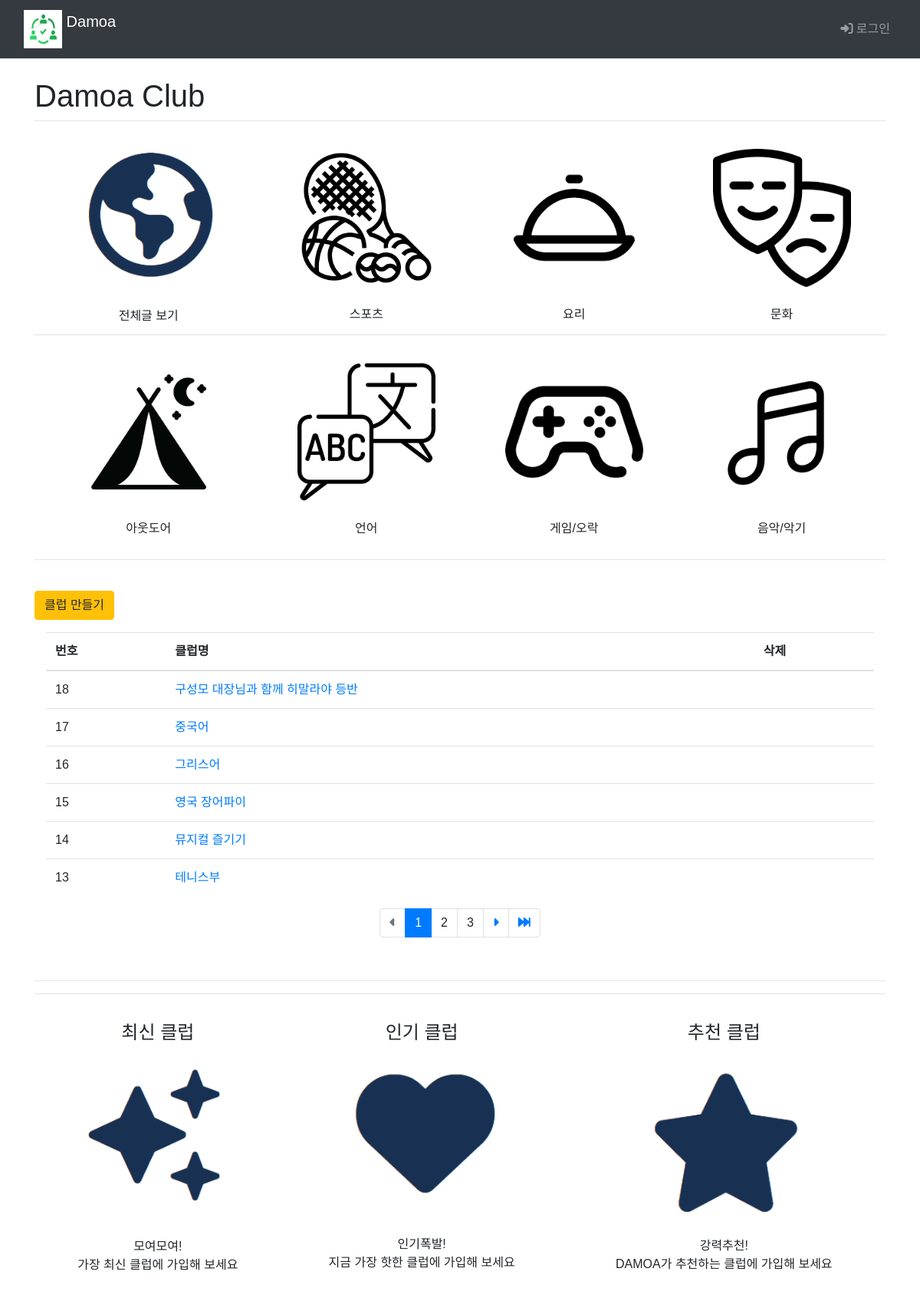
Before: /main/ with the older database file.
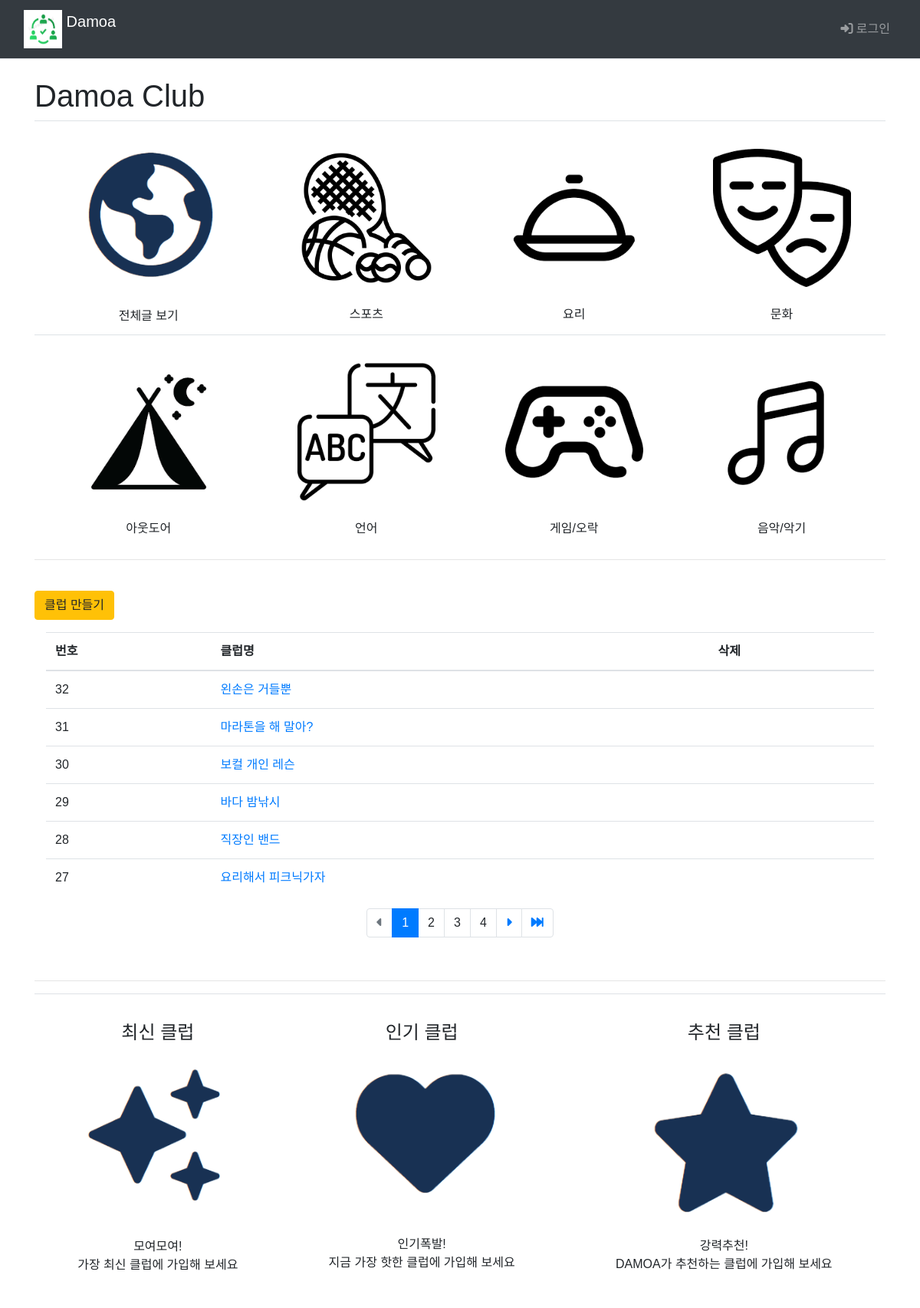
After: the same page with the newer database file.
### main/models.py (models this page shows, shortened)
class Club(models.Model):
    class category(models.TextChoices):
        from django.utils.translation import gettext_lazy as _
        COOK = 'CK', _('Cook')
        CULTURE = 'CT', _('Culture')
        GAME = 'GA', _('Game')
        LANGUAGE = 'LA', _('Language')
        MUSIC = 'MU', _('Music')
        OUTDOOR = 'OD', _('Outdoor')
        SPORTS = 'SP', _('Sports')
    category = models.CharField(
        max_length=10,
        choices = category.choices,
        null=True
    )
    name=models.TextField('클럽이름')
    author = models.ForeignKey(settings.AUTH_USER_MODEL, on_delete=models.CASCADE, default=1, null=True, related_name='author_club')

### main/views.py (the view)
# urls.py: path("", include('main.urls')),  # / 페이지에 해당하는 urlpatterns
def main(request):
    club_list=Club.objects.order_by('-id')
    page = request.GET.get('page', '1')  # 페이지
    paginator = Paginator(club_list, 6)  # 페이지당 6개
    page_obj = paginator.get_page(page)
    context={'club_list':page_obj, 'page':page}
    return render(request, 'main/main.html', context)

### templates/main/main.html (shortened to what this page needs)
{% extends 'base.html' %}
{% load static %}
{% block content %}
  <div class="container">
    <br>
    <h1>Damoa Club</h1>
    <table class="table">
      <tbody style="text-align: center;">
        <tr>
          <td>
            <br>
            <a href="{% url 'main:board_list'%}" style="display: block;">
              <img src="{% static 'img/gallery/all.png' %}" style="width: 200px; height: auto;">
              </a>
              <br>전체글 보기
          </td>
          <td>
            <br>
            <a href="{% url 'main:board_list'%}?category=SP" style="display: block;">
              <img src="{% static 'img/gallery/sports.png' %}" style="width: 180px; height: auto;">
            </a>
            <br>스포츠
          </td>
          <td>
            <br>
            <a href="{% url 'main:board_list'%}?category=CK" style="display: block;">
              <img class="club" src="{% static 'img/gallery/cook.png' %}" style="width: 180px; height: auto;">
            </a>
            <br>요리
          </td>
          <td>
            <br>
            <a href="{% url 'main:board_list'%}?category=CT" style="display: block;">
              <img class="club" src="{% static 'img/gallery/culture.png' %}" style="width: 180px; height: auto;">
            </a>
            <br>문화
          </td>
        </tr>
        <tr>
          <td>
            <br>
            <a href="{% url 'main:board_list'%}?category=OD" style="display: block;">
              <img class="club" src="{% static 'img/gallery/outdoor.png' %}" style="width: 180px; height: auto;">
            </a>
            <br>아웃도어
          </td>
          <td>
            <br>
            <a href="{% url 'main:board_list'%}?category=LA" style="display: block;">
              <img class="club" src="{% static 'img/gallery/language.png' %}" style="width: 180px; height: auto;">
            </a>
            <br>언어
          </td>
          <td>
            <br>
            <a href="{% url 'main:board_list'%}?category=GA" style="display: block;">
              <img class="club" src="{% static 'img/gallery/game.png' %}" style="width: 180px; height: auto;">
            </a>
            <br>게임/오락
          </td>
          <td>
            <br>
            <a href="{% url 'main:board_list'%}?category=MU" style="display: block;">
              <img class="club" src="{% static 'img/gallery/music.png' %}" style="width: 180px; height: auto;">
            </a>
            <br>음악/악기
          </td>
        </tr>
      </tbody>
    </table>
    <hr>
<br>
    <div>
      <a href="{%url 'main:club_create' %}" class="btn btn-warning">클럽 만들기</a>
      <div class="container">
        <table class="table">
          <thead>
            <tr class="thead-blue">
              <th>번호</th>
              <th>클럽명</th>
              <th>삭제</th>
            </tr>
          </thead>
          <tbody>
            {% if club_list %}
              {% for club in club_list %}
                <tr>
                  <td>{{club.id}}</td>
                  <td>
                    <a href="{% url 'main:board_list'%}?kw={{ club.name }}">{{club.name}}</a>
                  </td>
                  <td>
                  </td>
                </tr>
              {% endfor %}
            {% else %}
              <tr>
                게시글이 없습니다.
              </tr>
            {% endif %}
          </tbody>
        </table>
        <ul class="pagination justify-content-center">
          {% if club_list.has_previous %}
            <li class="page-item">
              <a class="page-link" href="?page=1" data-page="1">
                <i class="fa-solid fa-backward-fast"></i>
              </a>
            </li>
            <li class="page-item">
              <a class="page-link" href="?page={{ club_list.previous_page_number }}">
                <i class="fa-solid fa-caret-left"></i>
              </a>
            </li>
          {% else %}
            <li class="page-item disabled">
              <a class="page-link" tabindex="-1" aria-disabled="true" href="#">
                <i class="fa-solid fa-caret-left"></i>
              </a>
            </li>
          {% endif %}
          {% for page_number in club_list.paginator.page_range %}
          {% if page_number >= club_list.number|add:-3 and page_number <= club_list.number|add:3 %}
            {% if page_number == club_list.number %}
              <li class="page-item active" aria-current="page">
                <a class="page-link" data-page="{{ page_number }}">
                  {{ page_number }}
                </a>
              </li>
            {% else %}
              <li class="" page-item="page-item">
                <a class="page-link" data-page="{{ page_number }}">
                  {{ page_number }}
                </a>
              </li>
            {% endif %}
          {% endif %}
          {% endfor %}
          {% if club_list.has_next %}
            <li class="page-item">
              <a class="page-link" href="?page={{ club_list.next_page_number }}">
                <i class="fa-solid fa-caret-right"></i>
              </a>
            </li>
            <li class="page-item">
              <a class="page-link" href="?page={{ club_list.paginator.num_pages }}">
                <i class="fa-solid fa-forward-fast"></i>
              </a>
            </li>
          {% else %}
            <li class="page-item disabled">
              <a class="page-link" tabindex="-1" aria-disabled="true" href="#">
                <i class="fa-solid fa-caret-right"></i>
              </a>
            </li>
          {% endif %}
        </ul>
      </div>
    </div>
<br>
    <hr style="color: black; size: 3px;">
    <table class="table" style="text-align: center;">
      <td>
        <div>
          <div class="icon-box">
            <br><h4>최신 클럽<br><br>
              <a href="{% url 'main:board_list'%}?so=recent" style="display: block;">
                <img src="{% static 'img/new.png' %}" style="width: 210px; height: auto;"></a>
            </h4>
            <br>
            <p>모여모여!<br>가장 최신 클럽에 가입해 보세요</p>
          </div>
        </div>
      </td>
      <td>
        <div>
          <div class="icon-box">
            <br><h4>인기 클럽<br><br>
              <a href="{% url 'main:board_list'%}?so=popular" style="display: block;">
                <img src="{% static 'img/heart.png' %}" style="width: 215px; height: auto;"></a>
            </h4>
            <br>
            <p>인기폭발!<br>지금 가장 핫한 클럽에 가입해 보세요</p>
          </div>
        </div>
      </td>
      <td>
        <div>
          <div class="icon-box">
            <br><h4>추천 클럽<br><br>
              <a href="{% url 'main:board_list'%}?so=recommend" style="display: block;">
                <img src="{% static 'img/star.png' %}" style="width: 200px; height: auto;"></a>
            </h4>
            <p>강력추천!<br>DAMOA가 추천하는 클럽에 가입해 보세요</p>
          </div>
        </div>
      </td>
    </table>
  {% endblock %}

### templates/base.html (shortened to what this page needs)
{% load static %}
<!DOCTYPE html>
<html lang="ko">
  <head>
    <link rel="stylesheet" type="text/css" href="{% static 'bootstrap.min.css' %}">
    <link rel="stylesheet" type="text/css" href="{% static 'style.css' %}">
    <link rel="stylesheet" href="https://cdnjs.cloudflare.com/ajax/libs/font-awesome/6.3.0/css/all.min.css"/>
  </head>
  <body>
    <nav class="navbar navbar-expand-sm navbar-dark bg-dark border-bottom">
      <div class="container-fluid">
        {% if user.is_authenticated %}
          <a class="navbar-brand" href="{% url 'main:main' %}">
            <img src="{% static 'img/damoa logo.png' %}" width="50px" height="50px" class="d-inline-block align-top" alt="Logo">
            Damoa
          </a>
        {% else %}
          <a class="navbar-brand" href="{% url 'main:index' %}">
            <img src="{% static 'img/damoa logo.png' %}" width="50px" height="50px" class="d-inline-block align-top" alt="Logo">
            Damoa
          </a>
        {% endif %}
        <div class="collapse navbar-collapse justify-content-end" id="navbarNav" align="right">
          <ul class="navbar-nav">
            <li class="nav-item">
              {% if user.is_authenticated %}
                <a class="nav-link justify-content-end" href="{% url 'common:logout' %}">
                  <i class="fa-solid fa-right-from-bracket"></i>
                  {{ user.name }}
                  (로그아웃)
                </a>
                <span style="color: blue;">
                  <a class="nav-link justify-content-end" href="{% url 'common:re_password' %}">
                    <i class="fa-solid fa-gear"></i>
                    비밀번호 재설정</a>
                </span>
              {% else %}
                <a class="nav-link justify-content-end" href="{% url 'common:login' %}">
                  <i class="fa-solid fa-right-to-bracket"></i>
                  로그인</a>
              {% endif %}
            </li>
          </ul>
        </div>
      </div>
    </nav>
    {% block content %}{% endblock %}
    <link rel="stylesheet" href="https://stackpath.bootstrapcdn.com/bootstrap/4.4.1/css/bootstrap.min.css">
    <link href="https://cdn.jsdelivr.net/npm/summernote@0.8.18/dist/summernote-bs4.min.css" rel="stylesheet">
  </body>
</html>

### static/style.css (style rules this page uses)
* { font-family: 'Noto Sans KR', sans-serif; }
.page-link { border: 0px; }

Changed rows visible on the page:
no longer on this page (row edited): Club: id "18", name "구성모 대장님과 함께 히말라야 등반"
no longer on this page (row edited): Club: id "17", name "중국어"
no longer on this page (row edited): Club: id "16", name "그리스어"
no longer on this page (row edited): Club: id "15", name "영국 장어파이"
no longer on this page (row edited): Club: id "14", name "뮤지컬 즐기기"
no longer on this page (row edited): Club: id "13", name "테니스부"
added Club: id "32", name "왼손은 거들뿐"
added Club: id "31", name "마라톤을 해 말아?"
added Club: id "30", name "보컬 개인 레슨"
added Club: id "29", name "바다 밤낚시"
added Club: id "28", name "직장인 밴드"
added Club: id "27", name "요리해서 피크닉가자"
Other visible differences:
new list line: "4"
